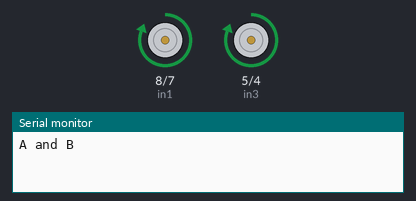
Bench run of a sketch on a simulated Arduino Uno, built with avr-gcc and run on an emulated ATmega328P. Shown: motor-driver pin pairs drawn as motors (green arrow = first pin HIGH = forward, orange = second pin HIGH = backward, longer = more drive, scaled by the enable pin), the last lines printed to the serial monitor.

Above: at 5.0 s.
At 11.0 s:
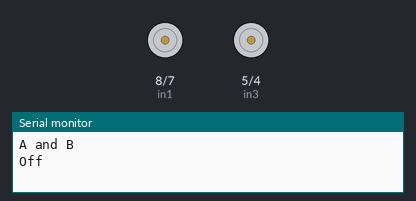
Timing chart, 0 to 15.6 s (numbered marks = the images above):
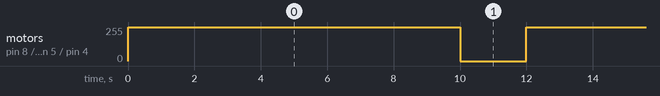

Measured:
- by itself, motor on pin 8 (in1) / pin 7 (in2), motor on pin 5 (in3) / pin 4 (in4): alternates forward 255/255 for 10.0 s and stopped for 2.0 s

The sketch:

sketch_oct27a.ino
```cpp
// Motor A

int enA = 9;
int in1 = 8;
int in2 = 7;

// Motor B

int enB = 3;
int in3 = 5;
int in4 = 4;

void setup(){

  Serial.begin(9600);

  pinMode(enA, OUTPUT);
  pinMode(in1, OUTPUT);
  pinMode(in2, OUTPUT);
  pinMode(enB, OUTPUT);
  pinMode(in3, OUTPUT);
  pinMode(in4, OUTPUT);
  }

  void loop(){

    digitalWrite(in1,HIGH);
  digitalWrite(in2,LOW);
  digitalWrite(in3,HIGH);
  digitalWrite(in4,LOW);
  analogWrite(enA,255);
  analogWrite(enB,255);
    Serial.println("A and B");
  delay(10000);

  //Now both off
  digitalWrite(in1,LOW);
  digitalWrite(in2,LOW);
  digitalWrite(in3,LOW);
  digitalWrite(in4,LOW);
  analogWrite(enA,0);
  analogWrite(enB,0);
  Serial.println("Off");
  delay(2000);


    }
```
